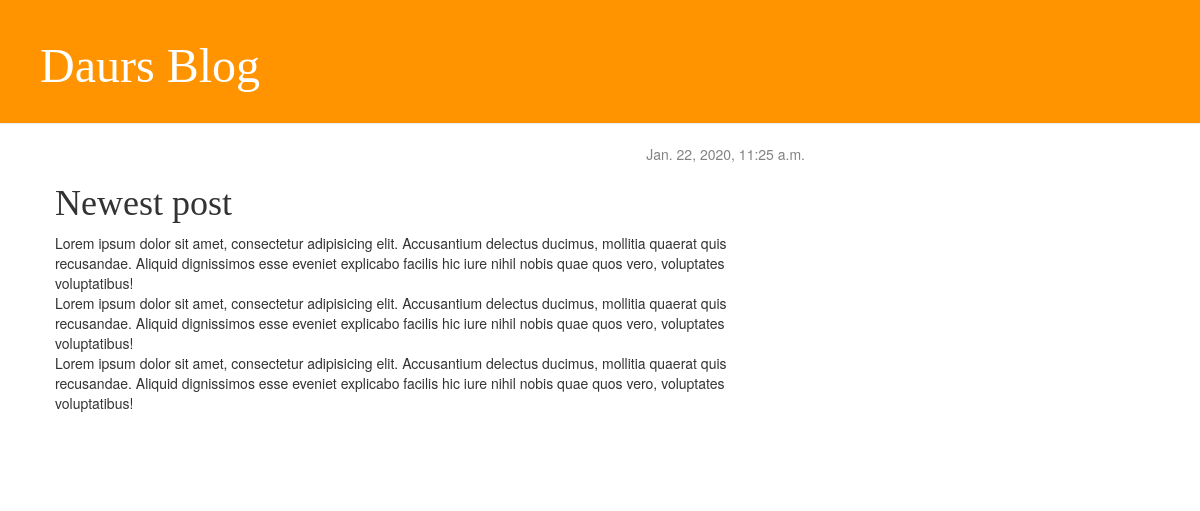
Page /post/6/ on the committed database.
### blog/models.py (models this page shows, shortened)
class Post(models.Model):
    author = models.ForeignKey(settings.AUTH_USER_MODEL, on_delete=models.CASCADE)
    title = models.CharField(max_length=200)
    text = models.TextField()
    created_date = models.DateTimeField(default=timezone.now)
    published_date = models.DateTimeField(blank=True, null=True)

### blog/views.py (the view)
# urls.py: path('post/<int:pk>/', views.post_detail, name='post_detail'),
def post_detail(request, pk):
    post = get_object_or_404(Post, pk=pk)
    return render(request, 'blog/post_detail.html', {'post': post})

### blog/templates/blog/post_detail.html (shortened to what this page needs)
{% extends 'blog/base.html' %}
{% block content %}
    <div class="post">
        {% if post.published_date %}
            <div class="date">
                {{ post.published_date }}
            </div>
        {% endif %}
        <h1>{{ post.title }}</h1>
        <p>{{ post.text|linebreaksbr }}</p>
    </div>
{% endblock %}

### blog/static/css/blog.css (style rules this page uses)
h1, h2, h3, h4 { font-family: 'Lobster', cursive; }
.date { text-align: right; color: #828282; }
.post { margin-bottom: 70px; }

### rows in the picture
Post: published_date "Jan. 22, 2020, 11:25 a.m.", title "Newest post", text "Lorem ipsum dolor sit amet, consectetur adipisicing elit. Accusantium delectus ducimus, mollitia quaerat quis recusandae. Aliquid dignissimos esse eveniet explicabo facilis hic iure nihil nobis quae quos vero, voluptates voluptatibus! Lorem ipsum dolor sit amet, consectetur adipisicing elit. Accusantium delectus ducimus, mollitia quaerat quis recusandae. Aliquid dignissimos esse eveniet explicabo facilis hic iure nihil nobis quae quos vero, voluptates voluptatibus! Lorem ipsum dolor sit amet, consectetur adipisicing elit. Accusantium delectus ducimus, mollitia quaerat quis recusandae. Aliquid dignissimos esse eveniet explicabo facilis hic iure nihil nobis quae quos vero, voluptates…"
